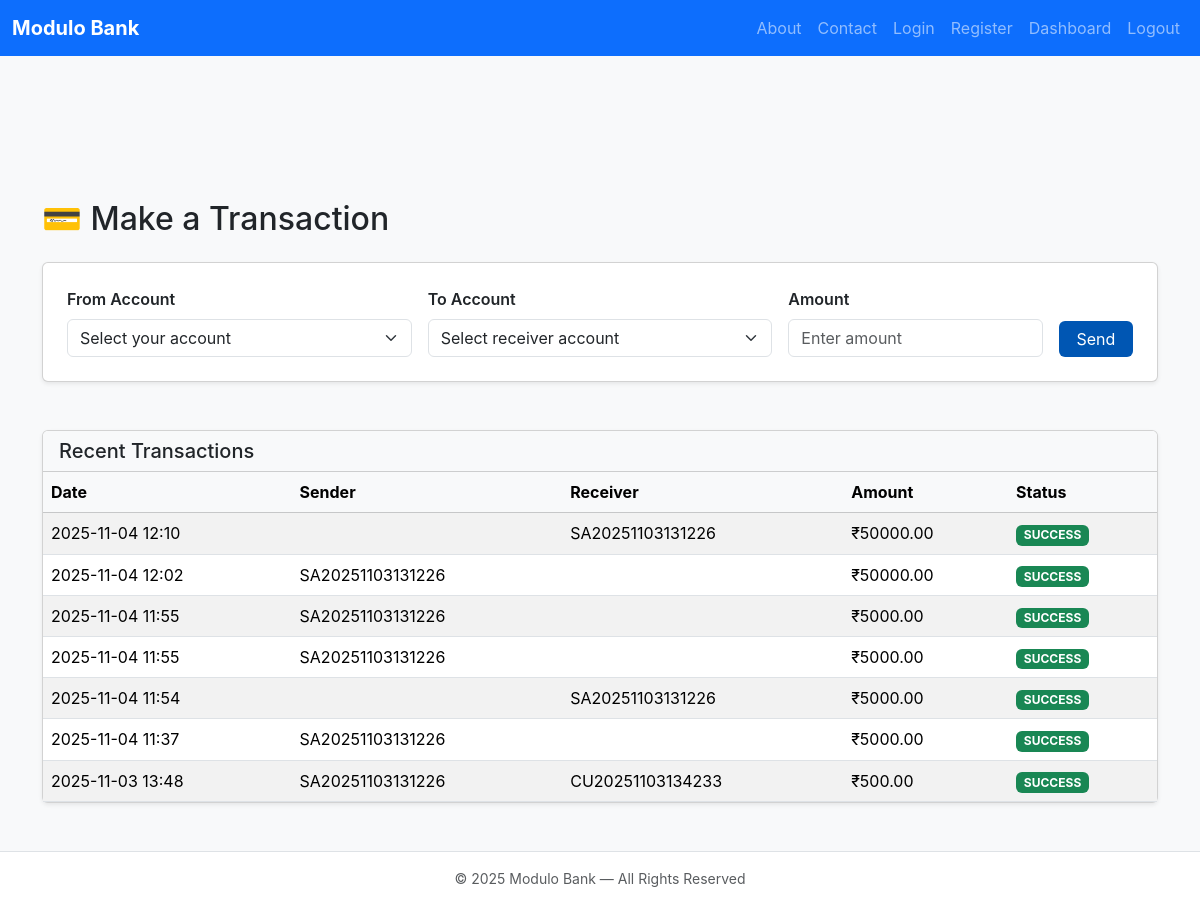
The page /transactions/ (signed in) on the database as committed earlier.
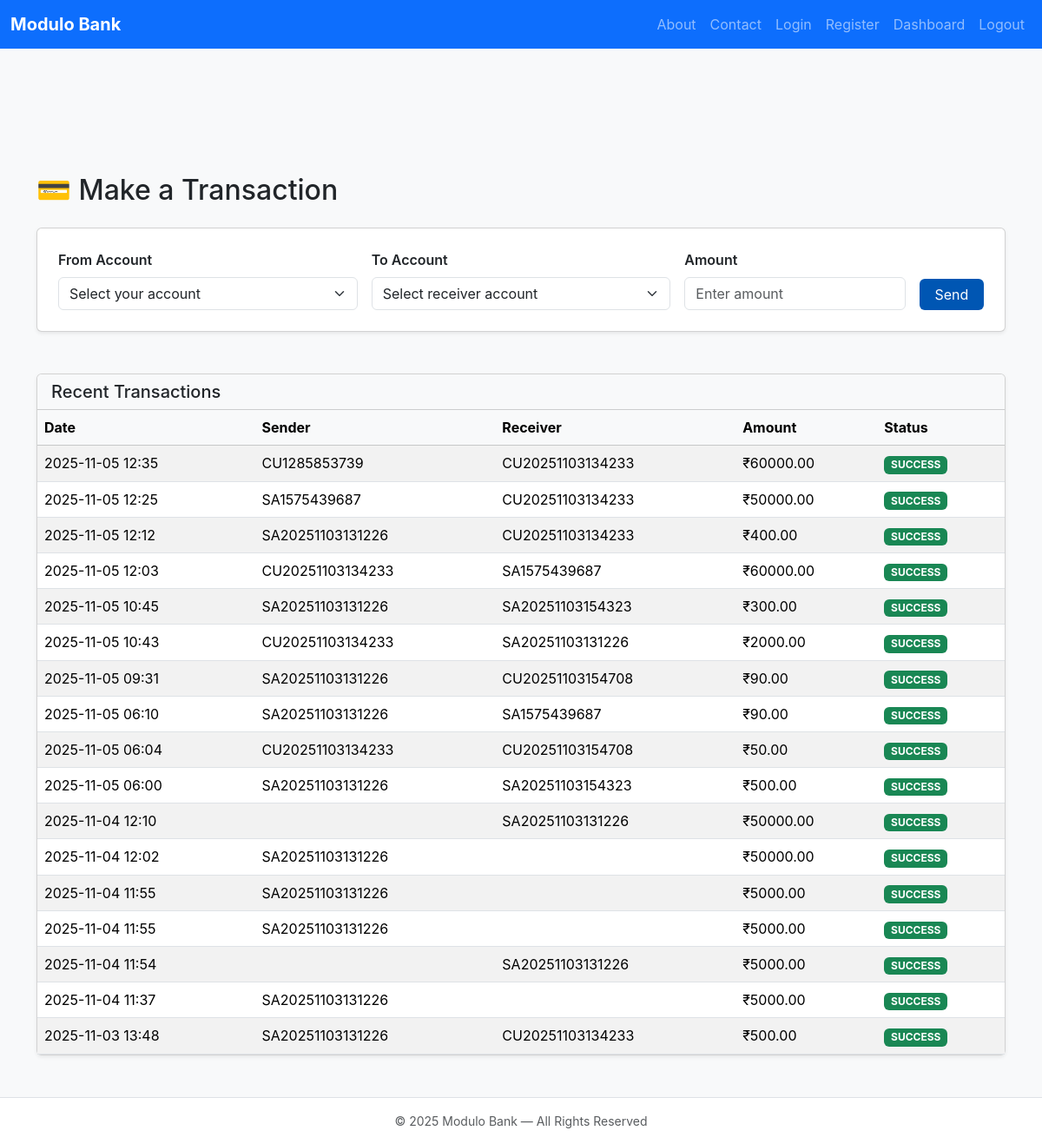
The same page on the database as committed later.
### apps/transactions/models.py (models this page shows, shortened)
class Transaction(models.Model):
    STATUS_CHOICES = [
        ('SUCCESS', 'Success'),
        ('FAILED', 'Failed'),
        ('PENDING', 'Pending'),
    ]
    TRANSACTION_TYPES = [
        ("DEPOSIT", "Deposit"),
        ("WITHDRAWAL", "Withdrawal"),
        ("TRANSFER_IN", "Transfer In"),
        ("TRANSFER_OUT", "Transfer Out"),
    ]
    id = models.UUIDField(primary_key=True, default=uuid.uuid4, editable=False)
    sender = models.ForeignKey(
        Account, on_delete=models.CASCADE, related_name='sent_transactions',
        null=True, blank=True
    )
    receiver = models.ForeignKey(
        Account, on_delete=models.CASCADE, related_name='received_transactions',
        null=True, blank=True
    )
    amount = models.DecimalField(max_digits=12, decimal_places=2)
    timestamp = models.DateTimeField(default=timezone.now)
    status = models.CharField(max_length=10, choices=STATUS_CHOICES, default='PENDING')
    description = models.CharField(max_length=255, blank=True)
    transaction_type = models.CharField(
        max_length=20, choices=TRANSACTION_TYPES, default="DEPOSIT"
    )

### apps/accounts/models.py (models this page shows, shortened)
class Account(models.Model):
    ACCOUNT_TYPES = [
        ('SAVINGS', 'Savings'),
        ('CURRENT', 'Current'),
        ('FD', 'Fixed Deposit'),
    ]
    id = models.UUIDField(primary_key=True, default=uuid.uuid4, editable=False)
    user = models.ForeignKey(settings.AUTH_USER_MODEL, on_delete=models.CASCADE, related_name='accounts')
    account_number = models.CharField(max_length=20, unique=True)
    account_type = models.CharField(max_length=20, choices=ACCOUNT_TYPES)
    balance = models.DecimalField(max_digits=12, decimal_places=2, default=0.00)
    created_at = models.DateTimeField(default=timezone.now)
    is_active = models.BooleanField(default=True)

### apps/pages/views.py (the view, shortened to what this page needs)
# urls.py: path("transactions/", views.transactions_page, name="transactions-page"),
@login_required(login_url="/login/")
def transactions_page(request):
    user = request.user
    accounts = Account.objects.filter(user=user, is_active=True)
    message = None
    transactions = Transaction.objects.filter(
        Q(sender__user=user) | Q(receiver__user=user)
    ).order_by("-timestamp")
    return render(request, "transactions/transactions.html", {
        "accounts": accounts,
        "transactions": transactions
    })

### templates/transactions/transactions.html (shortened to what this page needs)
  {% extends "base.html" %}
  {% load static %}
  {% block content %}
  <div class="container mt-5">
    <h2 class="mb-4">💳 Make a Transaction</h2>
    <form method="POST" class="card p-4 shadow-sm mb-5">
      <div class="row g-3">
        <div class="col-md-4">
          <label class="form-label fw-semibold">From Account</label>
          <select name="from_account" class="form-select" required>
            <option value="">Select your account</option>
          </select>
        </div>
        <div class="col-md-4">
          <label class="form-label fw-semibold">To Account</label>
          <select name="to_account" class="form-select" required>
            <option value="">Select receiver account</option>
          </select>
        </div>
        <div class="col-md-3">
          <label class="form-label fw-semibold">Amount</label>
          <input type="number" name="amount" class="form-control" placeholder="Enter amount" min="1" required>
        </div>
        <div class="col-md-1 d-flex align-items-end">
          <button type="submit" class="btn btn-primary w-100">Send</button>
        </div>
      </div>
    </form>
    <div class="card shadow-sm">
      <div class="card-header bg-light">
        <h5 class="card-title mb-0">Recent Transactions</h5>
      </div>
      <div class="card-body p-0">
        <table class="table table-striped mb-0">
          <thead class="table-light">
            <tr>
              <th>Date</th>
              <th>Sender</th>
              <th>Receiver</th>
              <th>Amount</th>
              <th>Status</th>
            </tr>
          </thead>
          <tbody>
            {% if transactions %}
            {% for tx in transactions %}
            <tr>
              <td>{{ tx.timestamp|date:"Y-m-d H:i" }}</td>
              <td>{{ tx.sender.account_number }}</td>
              <td>{{ tx.receiver.account_number }}</td>
              <td>₹{{ tx.amount }}</td>
              <td>
                {% if tx.status == "SUCCESS" %}
                <span class="badge bg-success">SUCCESS</span>
                {% else %}
                <span class="badge bg-secondary">{{ tx.status }}</span>
                {% endif %}
              </td>
            </tr>
            {% endfor %}
            {% else %}
            <tr><td colspan="5" class="text-center py-3">No transactions found.</td></tr>
            {% endif %}
          </tbody>
        </table>
      </div>
    </div>
  </div>
  {% endblock %}

Rows that differ between the two databases and show on the page:
added Transaction: timestamp "2025-11-05 12:35", sender.account_number "CU1285853739", receiver.account_number "CU20251103134233", amount "60000.00", status "SUCCESS"
added Transaction: timestamp "2025-11-05 12:25", sender.account_number "SA1575439687", receiver.account_number "CU20251103134233", amount "50000.00", status "SUCCESS"
added Transaction: timestamp "2025-11-05 12:12", sender.account_number "SA20251103131226", receiver.account_number "CU20251103134233", amount "400.00", status "SUCCESS"
added Transaction: timestamp "2025-11-05 12:03", sender.account_number "CU20251103134233", receiver.account_number "SA1575439687", amount "60000.00", status "SUCCESS"
added Transaction: timestamp "2025-11-05 10:45", sender.account_number "SA20251103131226", receiver.account_number "SA20251103154323", amount "300.00", status "SUCCESS"
added Transaction: timestamp "2025-11-05 10:43", sender.account_number "CU20251103134233", receiver.account_number "SA20251103131226", amount "2000.00", status "SUCCESS"
added Transaction: timestamp "2025-11-05 09:31", sender.account_number "SA20251103131226", receiver.account_number "CU20251103154708", amount "90.00", status "SUCCESS"
added Transaction: timestamp "2025-11-05 06:10", sender.account_number "SA20251103131226", receiver.account_number "SA1575439687", amount "90.00", status "SUCCESS"
added Transaction: timestamp "2025-11-05 06:04", sender.account_number "CU20251103134233", receiver.account_number "CU20251103154708", amount "50.00", status "SUCCESS"
added Transaction: timestamp "2025-11-05 06:00", sender.account_number "SA20251103131226", receiver.account_number "SA20251103154323", amount "500.00", status "SUCCESS"
